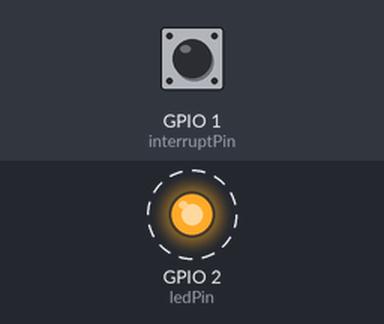
Simulated run of this sketch. Board: ESP8266 (NodeMCU). On the bench: output pins drawn as LEDs (lit = HIGH). Dashed ring = blinking. Inputs (shaded band) come from the test bench; at power-on: GPIO 1 (interruptPin) HIGH. WiFi joins after 1.5 s; servers stay silent unless stated; what the sketch prints to the serial monitor is not drawn.

Above: at 1.6 s.
Timing chart, 0 to 4.5 s (numbered marks = the images above):
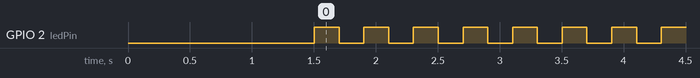

Measured:
- by itself, GPIO 2 (ledPin): alternates HIGH for 0.20 s and LOW for 0.20 s

The sketch:

esp8266_OTA.ino
```cpp
#include <ESP8266WiFi.h>
#include <ESP8266mDNS.h>
#include <WiFiUdp.h>
#include <ArduinoOTA.h>
const byte ledPin = 2;
const byte interruptPin = 1;
volatile byte state = LOW;

const char* ssid = "lucky";
const char* password = "laxmish53";

void setup() {
 Serial.begin(115200);
 Serial.println("Booting");
 WiFi.mode(WIFI_STA);
 WiFi.begin(ssid, password);
  pinMode(ledPin, OUTPUT);
  pinMode(interruptPin, INPUT_PULLUP);
  pinMode(ledPin, OUTPUT);
  pinMode(LED_BUILTIN, OUTPUT);
  attachInterrupt(digitalPinToInterrupt(interruptPin), blink, CHANGE);
 while (WiFi.waitForConnectResult() != WL_CONNECTED) {
 Serial.println("Connection Failed! Rebooting...");
 delay(5000);
 ESP.restart();
 }

// Port defaults to 8266
ArduinoOTA.setPort(8266);

// Hostname defaults to esp8266-[ChipID]
ArduinoOTA.setHostname("myesp8266");

// No authentication by default
 // ArduinoOTA.setPassword((const char *)"123");

ArduinoOTA.onStart([]() {
 Serial.println("Start");
 });
 ArduinoOTA.onEnd([]() {
 Serial.println("\nEnd");
 });
 ArduinoOTA.onProgress([](unsigned int progress, unsigned int total) {
 Serial.printf("Progress: %u%%\r", (progress / (total / 100)));
 });
 ArduinoOTA.onError([](ota_error_t error) {
 Serial.printf("Error[%u]: ", error);
 if (error == OTA_AUTH_ERROR) Serial.println("Auth Failed");
 else if (error == OTA_BEGIN_ERROR) Serial.println("Begin Failed");
 else if (error == OTA_CONNECT_ERROR) Serial.println("Connect Failed");
 else if (error == OTA_RECEIVE_ERROR) Serial.println("Receive Failed");
 else if (error == OTA_END_ERROR) Serial.println("End Failed");
 });
 ArduinoOTA.begin();
 Serial.println("Ready");
 Serial.print("IPess: ");
 Serial.println(WiFi.localIP());
}
void blink() {
  state = !state;
}
void loop() {
 ArduinoOTA.handle();
 digitalWrite(ledPin, state);
 digitalWrite(LED_BUILTIN, HIGH); // turn the LED on (HIGH is the voltage level)
 delay(200); // wait for 2 second
 digitalWrite(LED_BUILTIN, LOW); // turn the LED off by making the voltage LOW
 delay(200);
}
```
